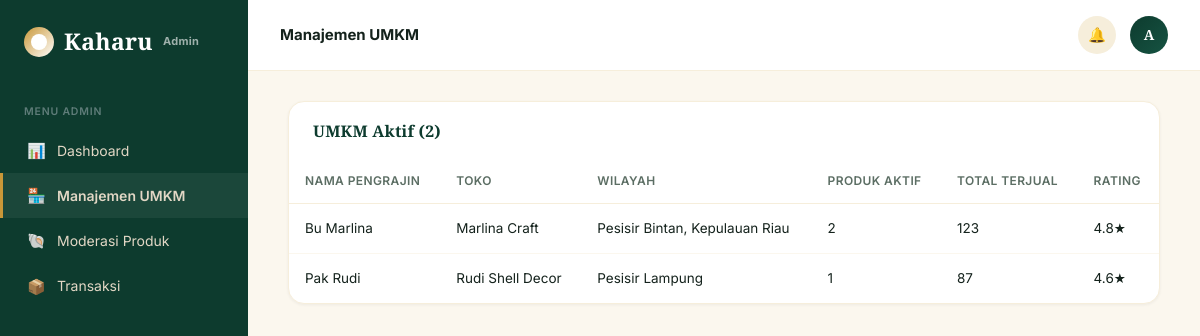
/kaharu-app/admin/umkm.php (signed in), run on the app's committed database.
### tables this page shows
CREATE TABLE seller_profiles (
    id INT AUTO_INCREMENT PRIMARY KEY,
    user_id INT NOT NULL,
    nama_toko VARCHAR(150) NOT NULL,
    asal_pesisir VARCHAR(100),
    cerita TEXT,
    sejak_tahun YEAR,
    rating DECIMAL(2,1) DEFAULT 0.0,
    total_terjual INT DEFAULT 0,
    terverifikasi TINYINT(1) DEFAULT 0,
    status_verifikasi ENUM('menunggu','disetujui','ditolak') DEFAULT 'menunggu',
    dibuat_pada TIMESTAMP DEFAULT CURRENT_TIMESTAMP,
    FOREIGN KEY (user_id) REFERENCES users(id) ON DELETE CASCADE
);

CREATE TABLE users (
    id INT AUTO_INCREMENT PRIMARY KEY,
    nama VARCHAR(100) NOT NULL,
    email VARCHAR(150) NOT NULL UNIQUE,
    password VARCHAR(255) NOT NULL,
    role ENUM('buyer','seller','admin') NOT NULL DEFAULT 'buyer',
    no_whatsapp VARCHAR(20),
    alamat TEXT,
    foto_profil VARCHAR(255) DEFAULT NULL,
    dibuat_pada TIMESTAMP DEFAULT CURRENT_TIMESTAMP
);

### kaharu-app/admin/umkm.php (the view, shortened to what this page needs)
<?php
require_once __DIR__ . '/../config/database.php';
$aktif = $pdo->query("SELECT sp.*, u.nama,
                       (SELECT COUNT(*) FROM products p WHERE p.seller_id = u.id AND p.status='aktif') as produk_aktif
                       FROM seller_profiles sp JOIN users u ON sp.user_id = u.id
                       WHERE sp.status_verifikasi = 'disetujui' ORDER BY sp.total_terjual DESC")->fetchAll();
?>
<!DOCTYPE html>
<html lang="id">
<head>
<link rel="stylesheet" href="/kaharu-app/assets/css/style.css">
</head>
<body>
<div class="app-shell">
    <?php include __DIR__ . '/../includes/sidebar.php'; ?>
    <div class="main">
        <?php include __DIR__ . '/../includes/header.php'; ?>
        <div class="page-pad">
            <div class="card" style="padding:0;">
                <div class="section-head" style="padding:20px 24px 0;"><h3 style="font-size:16px;">UMKM Aktif (<?= count($aktif) ?>)</h3></div>
                <?php if (empty($aktif)): ?>
                    <div class="empty-state"><p>Belum ada UMKM aktif.</p></div>
                <?php else: ?>
                <table>
                    <tr><th>Nama Pengrajin</th><th>Toko</th><th>Wilayah</th><th>Produk Aktif</th><th>Total Terjual</th><th>Rating</th></tr>
                    <?php foreach ($aktif as $a): ?>
                    <tr>
                        <td><?= htmlspecialchars($a['nama']) ?></td>
                        <td><?= htmlspecialchars($a['nama_toko']) ?></td>
                        <td><?= htmlspecialchars($a['asal_pesisir'] ?? '-') ?></td>
                        <td><?= $a['produk_aktif'] ?></td>
                        <td><?= $a['total_terjual'] ?></td>
                        <td><?= $a['rating'] ?>★</td>
                    </tr>
                    <?php endforeach; ?>
                </table>
                <?php endif; ?>
            </div>
        </div>
    </div>
</div>
</body>
</html>

### kaharu-app/assets/css/style.css (style rules this page uses)
:root { --pearl-white: #FFFFFF; --pearl-white-deep: #FBF7EE; --white: #FFFFFF; --slate-900: #14221C; --slate-700: #2C3E35; --slate-500: #5C6E64; --slate-300: #E2D7C5; --slate-100: #F6EEDB; --navy: #0D3B2E; --navy-light: #165342; --silver: #C99738; --silver-light: #DFB257; --success: #0D3B2E; --success-bg: #EAF2EF; --warning: #C99738; --warning-bg: #F6EEDB; --danger: #A85B5B; --danger-bg: #F5E9E9; --info: #2A6053; --info-bg: #E9F1EF; --font-display: 'Cormorant Garamond', serif; --font-body: 'Inter', sans-serif; --radius: 10px; --radius-lg: 16px; --shadow-sm: 0 1px 3px rgba(31,41,55,0.06); --shadow-md: 0 4px 16px rgba(31,41,55,0.08); --shadow-lg: 0 12px 32px rgba(31,41,55,0.12); }
* { box-sizing: border-box; margin: 0; padding: 0; }
body { font-family: var(--font-body); background: var(--pearl-white-deep); color: var(--slate-900); line-height: 1.55; -webkit-font-smoothing: antialiased; font-size: 14.5px; }
h1, h2, h3, .display { font-family: var(--font-display); color: var(--navy); line-height: 1.15; font-weight: 600; letter-spacing: 0.2px; }
.app-shell { display: flex; min-height: 100vh; }
.main { flex: 1; min-width: 0; }
.page-pad { padding: 30px 40px; max-width: 1280px; }
.card { background: var(--white); border: 1px solid var(--slate-100); border-radius: var(--radius-lg); padding: 24px; box-shadow: var(--shadow-sm); }
table { width: 100%; border-collapse: collapse; }
th { text-align: left; font-size: 12px; color: var(--slate-500); font-weight: 600; padding: 12px 16px; border-bottom: 1px solid var(--slate-100); text-transform: uppercase; letter-spacing: 0.4px; }
td { padding: 14px 16px; font-size: 13.5px; border-bottom: 1px solid var(--pearl-white-deep); }
tr:last-child td { border-bottom: none; }
.section-head { display: flex; align-items: center; justify-content: space-between; margin-bottom: 20px; }

### data on the page
seller_profiles: user.nama "Bu Marlina", nama_toko "Marlina Craft", asal_pesisir "Pesisir Bintan, Kepulauan Riau", produk_aktif "2", total_terjual "123", rating "4.8"
seller_profiles: user.nama "Pak Rudi", nama_toko "Rudi Shell Decor", asal_pesisir "Pesisir Lampung", produk_aktif "1", total_terjual "87", rating "4.6"

### other printed values
$section_label "MENU ADMIN"
$item['icon'] "📊"
$item['label'] "Dashboard"
$item['icon'] "🏪"
$item['label'] "Manajemen UMKM"
$item['icon'] "🐚"
$item['label'] "Moderasi Produk"
$item['icon'] "📦"
$item['label'] "Transaksi"
$page_title "Manajemen UMKM"
initial_name($user['nama']) "A"
count($aktif) "2"
